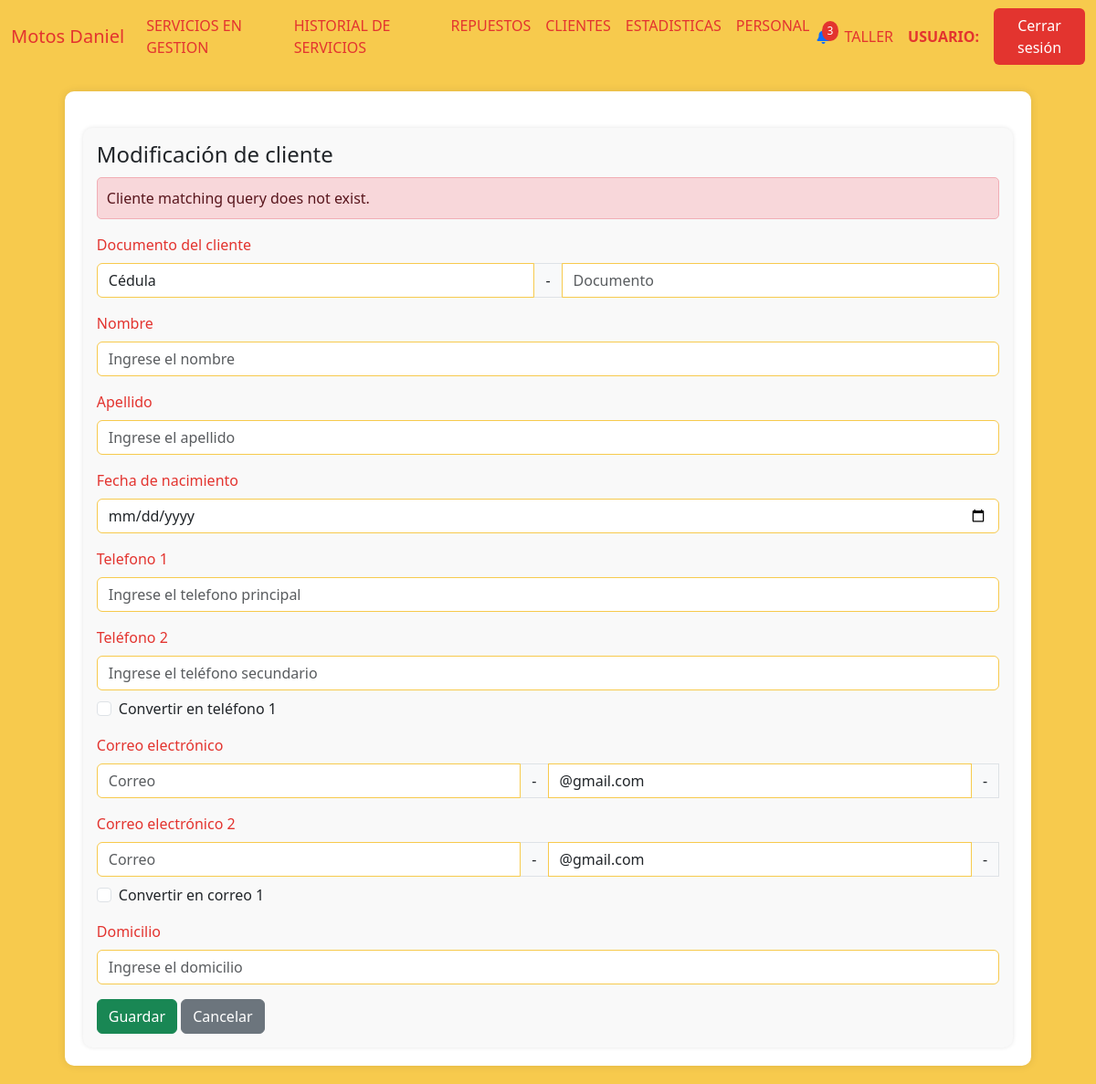
/modificacion_cliente_taller/1, run on an earlier commit of the app's database.
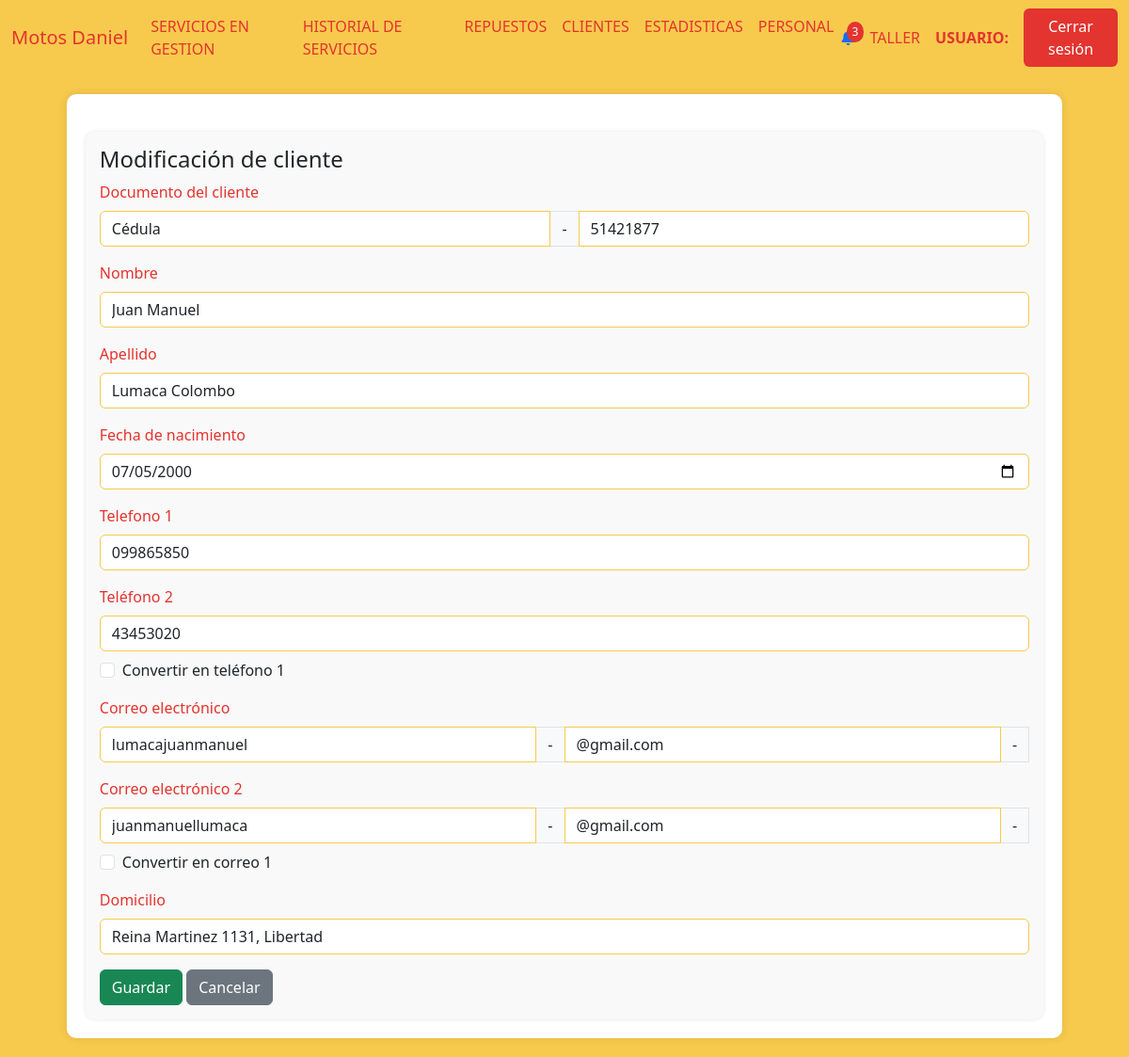
And on a later commit of the database.
### AppUM/models.py (models this page shows)
class Cliente(models.Model):
    documento = models.CharField(max_length=20, unique=True)
    nombre = models.CharField(max_length=20)
    apellido  = models.CharField(max_length=20)
    fecha_nacimiento = models.DateField(null=True,blank=True)
    domicilio = models.CharField(max_length=500,blank=True)

class ClienteTelefono(models.Model):
    cliente = models.ForeignKey(Cliente, related_name='cliente_telefono', on_delete=models.CASCADE, null=True)
    telefono = models.CharField(max_length=10,unique=True)
    principal = models.BooleanField(default=True)

### AppUM/views.py (the view)
# urls.py: path('modificacion_cliente_taller/<int:id_cliente>', views.modificacion_cliente_taller,name="ModificacionClienteTaller"),
def modificacion_cliente_taller(req,id_cliente):
    try:
        if req.method == "POST":
            tipo_doc = req.POST['tipo_doc']
            doc = req.POST['doc']
            documento = tipo_doc + str(doc)
            tel1 = req.POST['telefono_principal']
            tel2 = req.POST['telefono_secundario']
            correo1 = req.POST['correo_1'] + req.POST['dominio_correo']
            correo2 = req.POST['correo_2'] + req.POST['dominio_correo_2']
            valid_cliente = valid_cliente_mod(id_cliente,documento,tel1,tel2,correo1,correo2)
            if valid_cliente == "existe_cliente":
                contexto = contexto_para_cliente(id_cliente,"El documento ingresado ya existe")
                return render(req,"perfil_taller/clientes/modificacion_cliente.html",contexto)
            elif valid_cliente == "existe_tel_principal":
                contexto = contexto_para_cliente(id_cliente,"El telefono 1 ingresado ya existe")
                return render(req,"perfil_taller/clientes/modificacion_cliente.html",contexto)
            elif valid_cliente == "existe_tel_secundario":
                contexto = contexto_para_cliente(id_cliente,"El telefono 2 ingresado ya existe")
                return render(req,"perfil_taller/clientes/modificacion_cliente.html",contexto)
            elif valid_cliente == "existe_correo_principal":
                contexto = contexto_para_cliente(id_cliente,"El correo 1 ingresado ya existe")
                return render(req,"perfil_taller/clientes/modificacion_cliente.html",contexto)
            elif valid_cliente == "existe_correo_secundario":
                contexto = contexto_para_cliente(id_cliente,"El correo 2 ingresado ya existe")
                return render(req,"perfil_taller/clientes/modificacion_cliente.html",contexto)
            elif tel1 == tel2:
                contexto = contexto_para_cliente(id_cliente,"Los telefonos no pueden ser iguales")
                return render(req,"perfil_taller/clientes/modificacion_cliente.html",contexto)
            elif (correo1 == correo2) and (req.POST['correo_1'] and req.POST['correo_2']):
                contexto = contexto_para_cliente(id_cliente,"Los correos no pueden ser iguales")
                return render(req,"perfil_taller/clientes/modificacion_cliente.html",contexto)
            else:
                tel1_actual = ClienteTelefono.objects.filter(cliente_id=id_cliente,principal=1).first()
                if tel1_actual.telefono != tel1:
                    tel1_actual.delete()
                    insert_cliente_telefono(tel1,1,id_cliente)
                if tel2:
                    tel2_actual = ClienteTelefono.objects.filter(cliente_id=id_cliente,principal=0).first()
                    checkbox = 'convert_to_tel1' in req.POST
                    if tel2_actual.telefono != tel2:
                        tel2_actual.delete()
                        insert_cliente_telefono(tel2,0,id_cliente)
                    if checkbox:
                        tel2_actual = ClienteTelefono.objects.filter(cliente_id=id_cliente,principal=0).first()
                        tel2_actual.principal = 1
                        tel1_actual.principal = 0
                        tel2_actual.save()
                        tel1_actual.save()
                if req.POST['correo_1']:
                    correo1_actual = ClienteCorreo.objects.filter(cliente_id=id_cliente,principal=1).first()
                    if correo1_actual.correo != correo1:
                        correo1_actual.delete()
                        insert_cliente_correo(correo1,1,id_cliente)
                if req.POST['correo_2']:
                    correo2_actual = ClienteCorreo.objects.filter(cliente_id=id_cliente,principal=0).first()
                    checkbox_correo = 'convert_to_correo1' in req.POST
                    if correo2_actual.correo != correo2:
                        correo2_actual.delete()
                        insert_cliente_correo(correo2,0,id_cliente)
                    if checkbox_correo:
                        correo2_actual = ClienteCorreo.objects.filter(cliente_id=id_cliente,principal=0).first()
                        correo2_actual.principal = 1
                        correo1_actual.principal = 0
                        correo1_actual.save()
                        correo2_actual.save()
                f_nac_str = req.POST.get('f_nac')  # Cambiado a paréntesis
                f_nac = datetime.strptime(f_nac_str, '%Y-%m-%d').date() if f_nac_str else None
                mod_cliente = Cliente.objects.get(id=id_cliente)
                mod_cliente.documento = documento
                mod_cliente.nombre = req.POST['nombre'].title()
                mod_cliente.apellido = req.POST['apellido'].title()
                mod_cliente.fecha_nacimiento = f_nac
                mod_cliente.domicilio = req.POST['domicilio'].title()
                mod_cliente.save()
                messages.success(req, "Cliente modificado con éxito")
                return redirect('ClientesTaller')
        else:
            contexto = contexto_para_cliente(id_cliente,None)
            return render(req,"perfil_taller/clientes/modificacion_cliente.html",contexto)
    except Exception as e:
        return render(req,"perfil_taller/clientes/modificacion_cliente.html",{"error_message":e})

### AppUM/templates/perfil_taller/clientes/modificacion_cliente.html (shortened to what the changed rows need)
{% extends "perfil_taller/padre_perfil_taller.html" %}
{% load static %}
{% block contenidoQueCambia %}
<div class="table-container" id="inventarios">
    <div class="form-container" id="motoForm">
        <h4>Modificación de cliente</h4>
        {% if error_message %}
            <div class="alert alert-danger" role="alert">
            {{ error_message }}
            </div>
        {% endif %}
        <form action="{% url 'ModificacionClienteTaller' datos_cliente.id %}" enctype="multipart/form-data" method="POST">{% csrf_token %}
            <div class="mb-3" id="documento_cliente">
                <div class="input-group">
                    <select class="form-control" name="tipo_doc">
                        <option value="CI" {% if tipo_doc == "CI" %}selected{% endif %}>Cédula</option>
                    </select>
                    <span class="input-group-text">-</span>
                    <input value="{{ doc_num }}" type="text" class="form-control" name="doc" placeholder="Documento" required>
                </div>
            </div>
            <div class="mb-3">
                <label for="modelo" class="form-label">Nombre</label>
                <input value="{{ datos_cliente.nombre }}" type="text" class="form-control" name="nombre" id="modelo" placeholder="Ingrese el nombre" maxlength="20" required>
            </div>
            <div class="mb-3">
                <label for="precio" class="form-label">Apellido</label>
                <input value="{{ datos_cliente.apellido }}" type="text" class="form-control" name="apellido" placeholder="Ingrese el apellido" required>
            </div>
            <div class="mb-3">
                <label for="precio" class="form-label">Fecha de nacimiento</label>
                <input value="{{ fecha_nac }}" type="date" class="form-control" name="f_nac" placeholder="Ingrese la fecha de nacimiento">
            </div>
            <div class="mb-3">
                <label for="precio" class="form-label">Telefono 1</label>
                <input value="{{ tel_princ.telefono }}" type="number" class="form-control" name="telefono_principal" placeholder="Ingrese el telefono principal" required>
            </div>
            <div class="mb-3">
                <label for="precio" class="form-label">Teléfono 2</label>
                {% if tel_sec %}
                    <input value="{{ tel_sec }}" type="number" class="form-control" name="telefono_secundario" placeholder="Ingrese el teléfono secundario">
                {% else %}
                    <input type="number" class="form-control" name="telefono_secundario" placeholder="Ingrese el teléfono secundario">
                {% endif %}
                <div class="form-check mt-2">
                    <input class="form-check-input" type="checkbox" id="convertToTel1" name="convert_to_tel1">
                    <label class="form-check-label" for="convertToTel1">Convertir en teléfono 1</label>
                </div>
            </div>
            <div class="mb-3">
                <div class="input-group">
                    <input value="{{ correo_princ }}" type="text" class="form-control" name="correo_1" placeholder="Correo">
                    <span class="input-group-text">-</span>
                    <select class="form-control" placeholder="Dominio del correo" id="dominio_principal" name="dominio_correo" onchange="correos()">
                        <option value="@gmail.com" {% if dom_princ == "@gmail.com" %}selected{% endif %} >@gmail.com</option>
                    </select>
                    <span class="input-group-text">-</span>
                </div>
            </div>
            <div class="mb-3">
                <div class="input-group">
                    <input value="{{ correo_sec }}" type="text" class="form-control" name="correo_2" placeholder="Correo">
                    <span class="input-group-text">-</span>
                    <select class="form-control" placeholder="Dominio del correo" id="dominio_principal_2" name="dominio_correo_2" onchange="correos2()">
                        <option value="@gmail.com" {% if dom_sec == "@gmail.com" %}selected{% endif %}>@gmail.com</option>
                    </select>
                    <span class="input-group-text">-</span>
                </div>
            </div>
            <div class="mb-3">
                <label for="precio" class="form-label">Domicilio</label>
                <input value="{{ datos_cliente.domicilio }}" type="text" class="form-control" name="domicilio" placeholder="Ingrese el domicilio" required>
            </div>
            <button type="submit" class="btn btn-success">Guardar</button>
            <a href="{% url 'ClientesTaller' %}" class="btn btn-secondary">Cancelar</a>
        </form>
    </div>
</div>
{% endblock %}

What changed in the data, as far as the page shows it:
added Cliente: nombre "Juan Manuel", apellido "Lumaca Colombo", domicilio "Reina Martinez 1131, Libertad"
added ClienteTelefono: telefono_principal "099865850"
added ClienteTelefono: telefono_secundario "43453020"
Also different on the page:
form field doc: (not shown) → "51421877"
form field f_nac: (not shown) → "07/05/2000"
form field correo_1: (not shown) → "lumacajuanmanuel"
form field correo_2: (not shown) → "juanmanuellumaca"
{{ error_message }}: "Cliente matching query does not exist." → (not shown)
